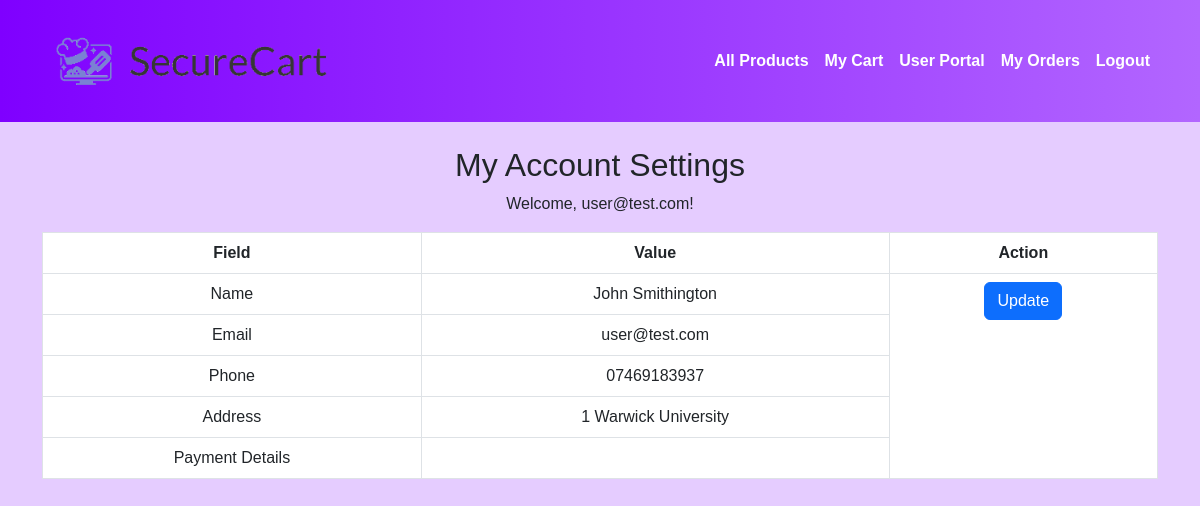
The page /user-portal (signed in) on the database its author committed.
### app/models.py (models this page shows, shortened)
class User(db.Model, UserMixin):
    __tablename__ = "users"
    id = db.Column(db.Integer, primary_key=True)
    name = db.Column(db.String(100), nullable=False)
    age = db.Column(db.Integer, nullable=False)
    email = db.Column(db.String(120), unique=True, nullable=False)
    phone = db.Column(db.String(20), nullable=False)
    address = db.Column(db.String(200), nullable=False)
    payment_details = db.Column(db.String(200), nullable=True)
    password = db.Column(db.String(128), nullable=False)
    is_admin = db.Column(db.Boolean, default=False)
    date_created = db.Column(db.DateTime, default=datetime.utcnow)

### app/main.py (the view)
@main_bp.route("/user-portal")
def user_portal():
    return render_template("user_portal.html", user=current_user)

### app/models.py (called while the page is built)
@login_manager.user_loader
def load_user(user_id):
    return User.query.get(int(user_id))

### app/templates/user_portal.html (shortened to what this page needs)
{% extends "base.html" %}
{% block content %}
<h2>My Account Settings</h2>
<p>Welcome, {{ user.email }}!</p>
<table class="table table-bordered" data-user-id="{{ user.id }}">
  <thead>
    <tr>
      <th>Field</th>
      <th>Value</th>
      <th>Action</th>
    </tr>
  </thead>
  <tbody>
    <tr>
      <td>Name</td>
      <td contenteditable="true" data-field="name">{{ user.name }}</td>
      <td rowspan="5">
        <button class="btn btn-primary update-user-profile">Update</button>
      </td>
    </tr>
    <tr>
      <td>Email</td>
      <td contenteditable="true" data-field="email">{{ user.email }}</td>
    </tr>
    <tr>
      <td>Phone</td>
      <td contenteditable="true" data-field="phone">{{ user.phone }}</td>
    </tr>
    <tr>
      <td>Address</td>
      <td contenteditable="true" data-field="address">{{ user.address }}</td>
    </tr>
    <tr>
      <td>Payment Details</td>
      <td contenteditable="true" data-field="payment_details">{{ user.payment_details }}</td>
    </tr>
  </tbody>
</table>
{% endblock %}

### app/templates/base.html (style rules this page uses)
body, html { font-family: Verdana, Geneva, sans-serif; background-color: #E5CCFF; margin: 0; padding: 0; }

### rows shown on the page
User: email "user@test.com", name "John Smithington", phone "07469183937", address "1 Warwick University"
